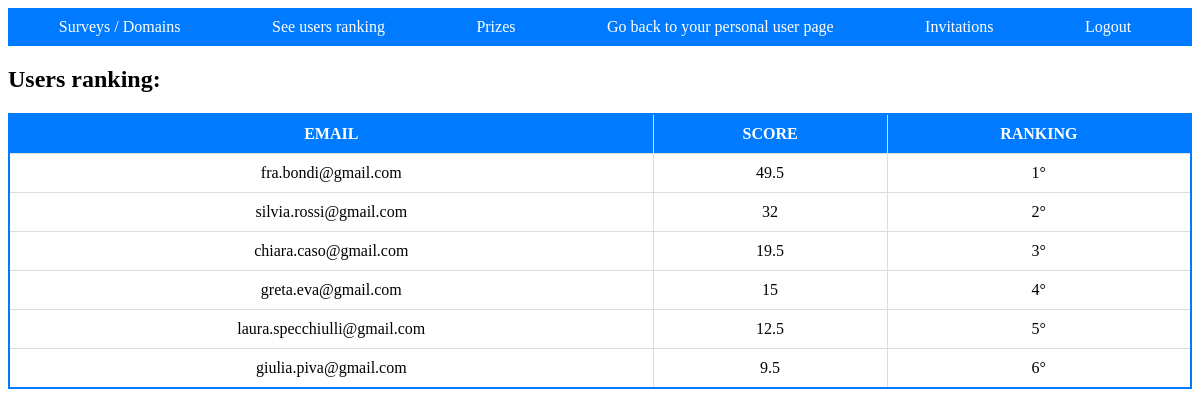
The app's page /UsersRanking.php (signed in) with its own data.
### tables this page shows
CREATE TABLE IF NOT EXISTS `user` (
  `Email` varchar(50) NOT NULL,
  `Name` varchar(30) NOT NULL,
  `Surname` varchar(30) NOT NULL,
  `BirthYear` int(11) NOT NULL,
  `BirthPlace` varchar(30) NOT NULL,
  `BonusTot` float NOT NULL,
  `Password` varchar(30) NOT NULL, 
  `UserType` int(11)			 
);

### UsersRanking.php (the view, shortened to what this page needs)
<!DOCTYPE html>
<?php
include("connessione.php");
if (isset($_SESSION['Email']) && isset($_SESSION['Password'])) {
    $email = $_SESSION['Email'];
    $password = $_SESSION['Password'];
    $sqlControllo = "Select Email, Password from user WHERE ";
    $sqlControllo .= "Email='" . $email . "' and Password='" . $password . "';";
    $risControllo = mysqli_query($link, $sqlControllo);
    $user_type = $_SESSION['tipologia'];
    if (mysqli_num_rows($risControllo) == 0 && $user_type != 'azienda') {
        $_SESSION = array();
        session_destroy();
        header("Location:index.php");
    } else {
?>
        <html>
        <head>
            <link rel="stylesheet" href="https://cdn.jsdelivr.net/npm/water.css@2/out/water.css">
        </head>
        <body>
            <form method="post">
                <nav>
                    <ul class="navbar">
                        <li><a href="SurveyManage.php">Surveys / Domains</a></li>
                        <li><a href="UsersRanking.php"> See users ranking</a></li>
                        <li><a href="Prizes.php">Prizes</a></li>
                        <?php
                        if ($user_type == 'azienda') {
                        ?> <li><a href="CompanyArea.php">Go back to your personal company page</a></li>
                        <?php
                        } else {
                        ?> <li><a href="UserArea.php">Go back to your personal user page</a></li>
                            <li><a href="InvitationManage.php">Invitations</a></li>
                            <?php
                        }
                        ?>
                        <li><a href="index.php">Logout</a></li>
                    </ul>
                </nav>
                <h2>Users ranking:</h2>
                <?php
                $sqlClassificaUtenti = "CALL OrderBonusTot()";
                $risClassificaUtenti = mysqli_query($link, $sqlClassificaUtenti) or die("Query fallita");
                if (mysqli_num_rows($risClassificaUtenti) > 0) {
                ?>
                    <table border="1" class="survey-table">
                        <tr>
                            <th>EMAIL</th>
                            <th>SCORE</th>
                            <th>RANKING</th>
                        </tr>
                        <?php
                        $i = 0;
                        while ($rigaClassificaUtenti = mysqli_fetch_array($risClassificaUtenti)) {
                            $i++;
                            echo "<tr>";
                            echo "<td>" . $rigaClassificaUtenti['Email'] . "</td>";
                            echo "<td>" . $rigaClassificaUtenti['BonusTot'] . "</td>";
                            echo "<td>" . $i . "°</td>";
                            echo "</tr>";
                        }
                        ?>
                    </table>
                <?php
                }
                ?>
        </body>
        </html>
<?php
    }
} else {
    header("Location:index.php");
}
?>

### UsersRanking.php (style rules this page uses)
.survey-table { width: 100%; border-collapse: collapse; margin: 20px 0; background-color: #fff; border: 2px solid #007bff; }
.survey-table th, .survey-table td { padding: 10px; text-align: center; border: 1px solid #ddd; }
.survey-table th { background-color: #007bff; color: #fff; }
nav { background-color: #007bff; padding: 10px; }
nav ul.navbar { list-style: none; padding: 0; margin: 0; display: flex; justify-content: space-around; }
nav .navbar li { margin-right: 10px; }
nav .navbar a { text-decoration: none; color: #fff; }

### records on screen
user: Email "fra.bondi@gmail.com", BonusTot "49.5"
user: Email "silvia.rossi@gmail.com", BonusTot "32"
user: Email "chiara.caso@gmail.com", BonusTot "19.5"
user: Email "greta.eva@gmail.com", BonusTot "15"
user: Email "laura.specchiulli@gmail.com", BonusTot "12.5"
user: Email "giulia.piva@gmail.com", BonusTot "9.5"
